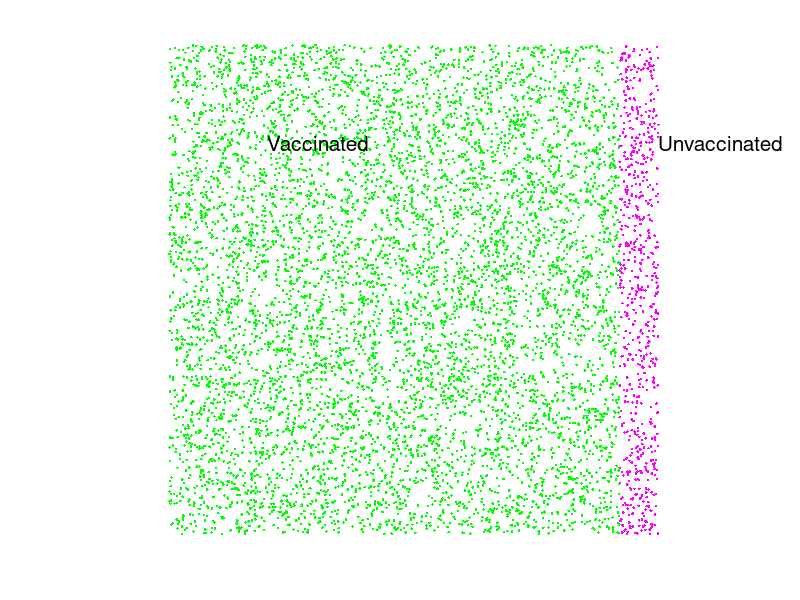
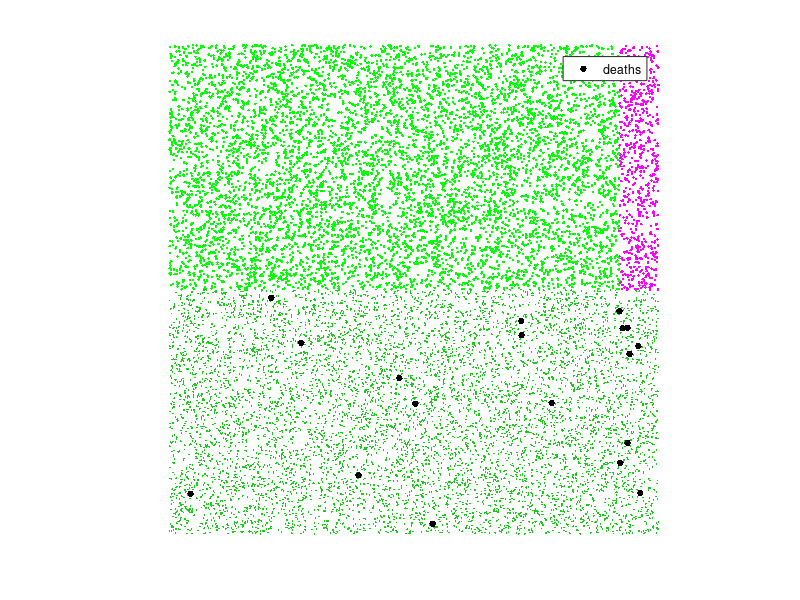

The MATLAB source for these figures, in order: (Note: this script raises an error after producing the figures.)
pop = 15710;
vu1 = [993,800];
vu = round(vu1/(1571000/pop));

x = rand(pop,1);
y = rand(pop,1);
vax = false(pop,1);
vax(x < 0.92) = true;
ba1 = false(pop,1);
ba1(y < 0.5) = true;
ba2 = false(pop,1);
ba2(y < 0.75 & y > 0.25) = true;


rng(3)
dead = false(pop,1);
tmp = find(ba1 & vax);
dead(tmp(randperm(length(tmp),vu(1)))) = true;
tmp = find(ba1 & ~vax);
dead(tmp(randperm(length(tmp),vu(2)))) = true;
dead2 = false(pop,1);
tmp = find(ba2 & vax & ~ba1);
dead2(tmp(randperm(length(tmp),vu(1)/2))) = true;
tmp = find(ba2 & ~vax & ~ba1);
dead2(tmp(randperm(length(tmp),vu(2)/2))) = true;
ratio = vu1./(0.5.*[0.92 0.08].*1571000);
%%
fig1 = figure('position',[810,20,800,600]);
hh(1) = plot(x(~vax & ~ba1),y(~vax & ~ba1),'.m');
hold on
hh(2) = plot(x(vax & ~ba1),y(vax & ~ba1),'.g');
text([0.2,1],[0.9,0.9],{'Vaccinated','Unvaccinated'},'fontsize',15);
axis square
axis off
saveas(fig1,'tmp1.png');

fig2 = figure('position',[810,20,800,600]);
hh(1) = plot(x(~vax & ~ba1),y(~vax & ~ba1),'.m');
hold on
hh(2) = plot(x(vax & ~ba1),y(vax & ~ba1),'.g');
hh(3) = plot(x(ba1),y(ba1),'.','MarkerEdgeColor',[0.1,0.8,0.1],'MarkerSize',4);
hh(4) = plot(x(dead),y(dead),'.k','MarkerSize',15);
axis square
axis off
hl = legend(hh(4),'deaths');
hl.Box = 'off';
hl.Position(1) = 0;
hl.FontSize = 13;
text([0.2,1,0.4],[0.9,0.9,0.2],{'Vaccinated','Unvaccinated','BA1'},'fontsize',15);
saveas(fig2,'tmp2.png');

fig3 = figure('position',[20,20,800,600]);
hh(1) = plot(x(~vax & ~ba1 & ~ba2),y(~vax & ~ba1 & ~ba2),'.m');
hold on
hh(2) = plot(x(vax & ~ba1 & ~ba2),y(vax & ~ba1 & ~ba2),'.g');
hh(3) = plot(x(ba1 & ~ba2),y(ba1 & ~ba2),'.','MarkerEdgeColor',[0.1,0.8,0.1],'MarkerSize',4);
hh(4) = plot(x(ba2), y(ba2),'.','MarkerEdgeColor',[0.1,0.5,0.1],'MarkerSize',4);
hh(5) = plot(x(dead),y(dead),'.k','MarkerSize',15);
hh(6) = plot(x(dead2),y(dead2),'.','MarkerEdgeColor',[0.1,0.1,0.8],'MarkerSize',15);
axis square
axis off
hl = legend(hh(5:6),'deaths','expected deaths');
hl.Box = 'off';
hl.Position(1) = 0.05;
hl.FontSize = 13;
text([0.2,1,0.4, 0.4],[0.9,0.9,0.2, 0.35],{'Vaccinated','Unvaccinated','BA1','BA2'},'fontsize',15);
saveas(fig3,'tmp3.png');
